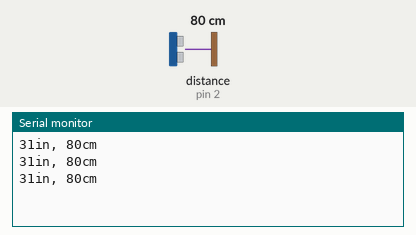
Bench run of a sketch on a simulated Arduino Uno, built with avr-gcc and run on an emulated ATmega328P. Parts: the last lines printed to the serial monitor. Wiring (inferred from the names in the program): ultrasonic range finder: trigger pin 3; echo pin 2. The inputs (shaded band) are chosen by the test bench; at power-on: distance to the obstacle (sensor on pin 2) 80 cm. The echo pulse lasts 58.3 µs per cm.

Above: at 1.3 s.
1.4 s: distance to the obstacle (sensor on pin 2) set to 2 cm
At 1.9 s:
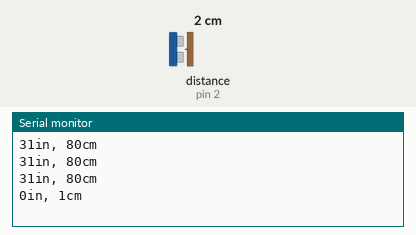
2.9 s: distance to the obstacle (sensor on pin 2) set to 4 cm
At 3.4 s:
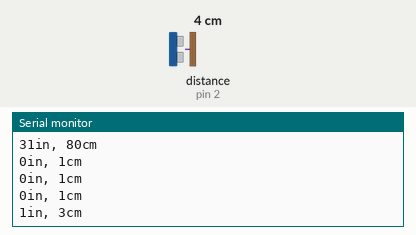
Timing chart, 0 to 5.9 s (numbered marks = the images above; inputs shaded):
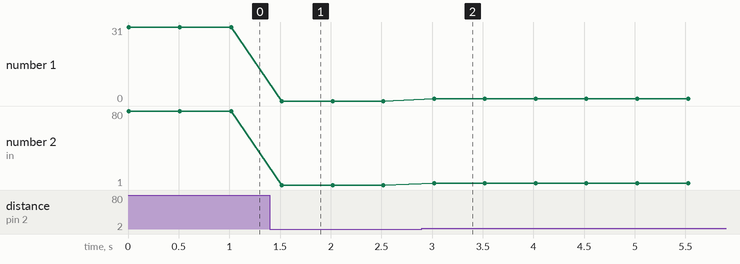

The sketch:

ultra_sound_sensor.ino
```cpp
const int pingPin = 3; // Trigger Pin of Ultrasonic Sensor
const int echoPin = 2; // Echo Pin of Ultrasonic Sensor

void setup() {
  Serial.begin(9600); // Starting Serial Terminals
} void loop() {   long duration, inches, cm;   pinMode(pingPin, OUTPUT);   digitalWrite(pingPin, LOW);   delayMicroseconds(2);   digitalWrite(pingPin, HIGH);   delayMicroseconds(10);   digitalWrite(pingPin, LOW);   pinMode(echoPin, INPUT);   duration = pulseIn(echoPin, HIGH);   inches = microsecondsToInches(duration);   cm = microsecondsToCentimeters(duration);
  Serial.print(inches);
  Serial.print("in, ");
  Serial.print(cm);
  Serial.print("cm");   Serial.println();   delay(500);
}

long microsecondsToInches(long microseconds) {
  return microseconds / 74 / 2;
}

long microsecondsToCentimeters(long microseconds)
{
  return microseconds / 29 / 2;
}
```

Measured:
- after the input at 1.4 s, the serial monitor: prints a new line after 0.12 s (image 1)
- after the input at 2.9 s, the serial monitor: prints a new line after 0.12 s (image 2)
- plotted number 1: 31 → 0 after the input at 1.4 s
- plotted number 2: 80 → 1 after the input at 1.4 s, 1 → 3 after the input at 2.9 s
